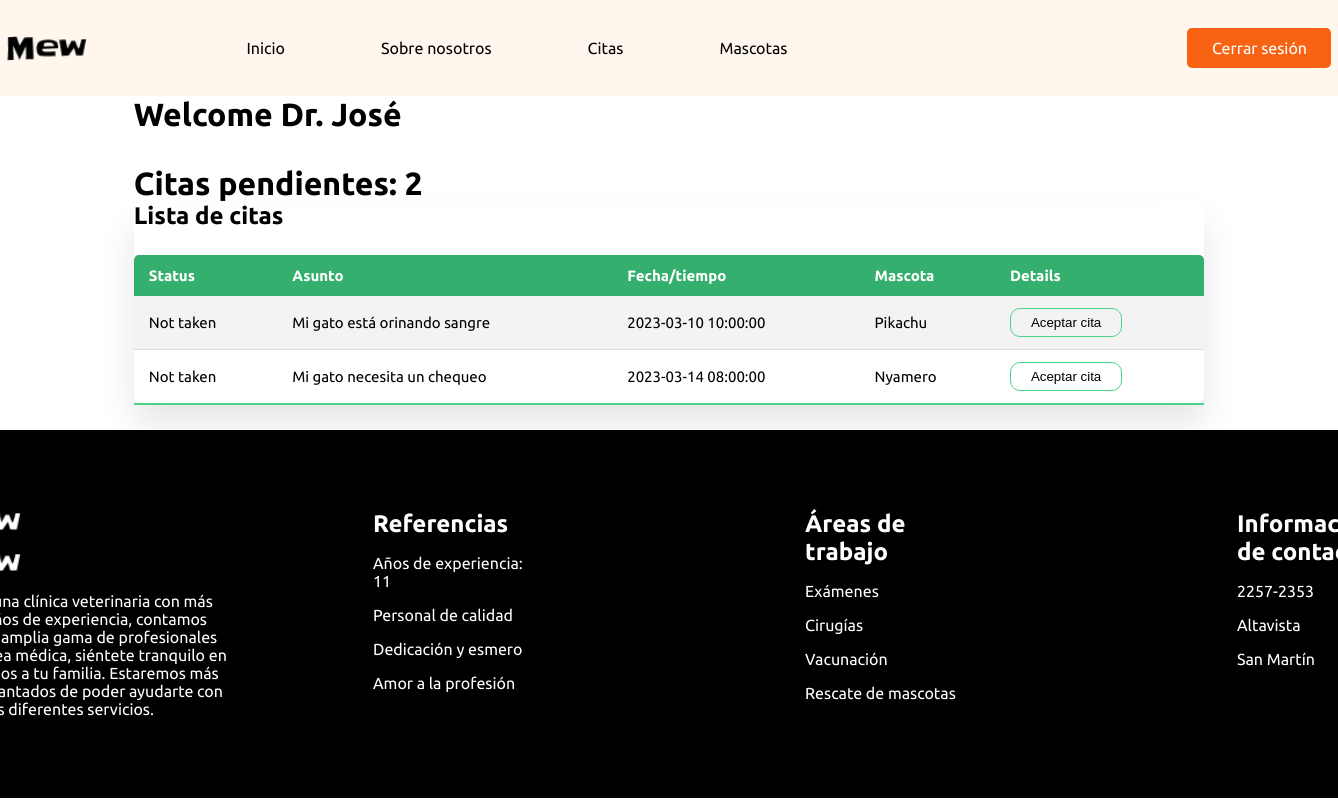
The page /veterinario/php/dashboard.php (signed in) on the database as committed earlier.
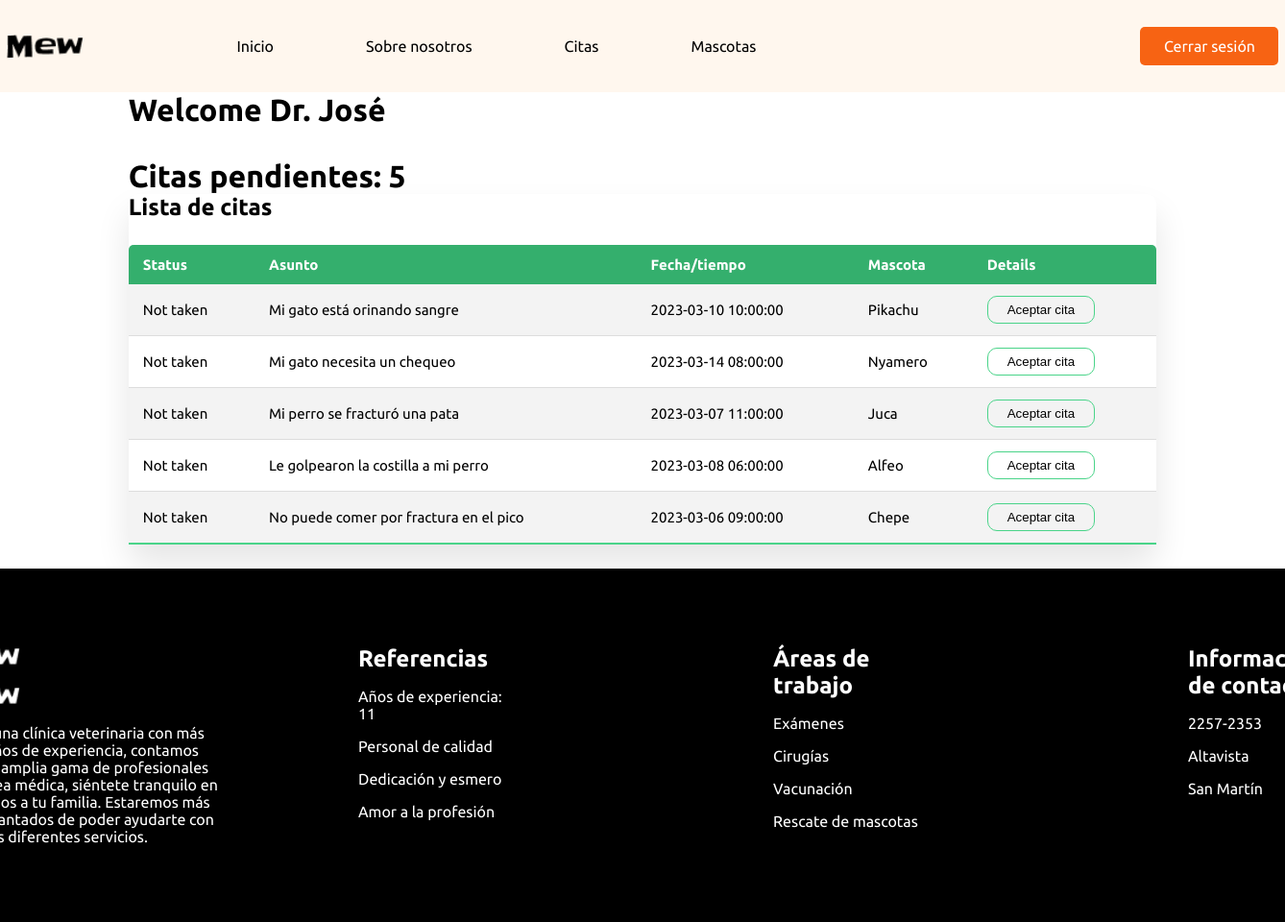
The same page on the database as committed later.
### tables this page shows
CREATE TABLE `clientemascotas` (
  `id` int NOT NULL,
  `id_mascota` int NOT NULL,
  `id_cliente` int NOT NULL
);

CREATE TABLE `citas` (
  `id_cita` int NOT NULL,
  `asunto` text NOT NULL,
  `fecha` datetime NOT NULL,
  `estado` varchar(255) NOT NULL,
  `id_cliente` int NOT NULL,
  `id_mascota` int NOT NULL
);

CREATE TABLE `mascota` (
  `id` int NOT NULL,
  `nombre` varchar(255) NOT NULL,
  `especie` varchar(255) NOT NULL,
  `raza` varchar(255) NOT NULL,
  `edad` int NOT NULL,
  `genero` varchar(15) NOT NULL
);

### veterinario/php/recibir_citas.php (called while the page is built, shortened)
<?php
$conexionBD = BD::crearInstancia();
$id_veterinario = $_SESSION['veterinario'];
$sql2 = "SELECT * FROM `veterinario` WHERE id = $id_veterinario";
$consulta2 = $conexionBD->prepare($sql2);
$consulta2->execute();
$veterinario = $consulta2->fetchAll(PDO::FETCH_ASSOC);
$sql = "SELECT * FROM `clientemascotas` INNER JOIN citas ON clientemascotas.id_mascota = citas.id_mascota INNER JOIN mascota ON mascota.id = citas.id_mascota WHERE estado = 'Not taken'";
$consulta = $conexionBD->prepare($sql);
$consulta->execute();
$clienteCitas = $consulta->fetchAll(PDO::FETCH_ASSOC);
?>

### veterinario/php/dashboard.php (the view, shortened to what this page needs)
<?php
include_once('../../user/php/templates/header.php');
include_once('recibir_citas.php');
?>
<link rel="stylesheet" href="../../user/css/styles_vista_veterinario_aceptar.css">
 <div class="cositas-veterinario">
      <div class="name-doc">
        <h1>Welcome Dr. <?php echo $veterinario[0]['nombre'] ?></h1>
      </div>
      <div class="apoimens-v">
        <h1>Citas pendientes: <?php print_r($allCitas['COUNT(*)']) ?></h1>
      </div>
    </div>
      <section class="attendance">
        <div class="attendance-list">
          <h1>Lista de citas</h1>
          <form action="dashboard.php" method="post">
            <table class="table">
              <thead>
                <tr>
                  <th>Status</th>
                  <th>Asunto</th>
                  <th>Fecha/tiempo</th>
                  <th>Mascota</th>
                  <th>Details</th>
                </tr>
              </thead>
              <tbody>
                <?php foreach ($clienteCitas as $cita) { ?>
            <tr>
              <td><?php echo $cita['estado'] ?></td>
              <td><?php echo $cita['asunto'] ?></td>
              <td><?php echo $cita['fecha'] ?></td>
              <td><?php echo $cita['nombre'] ?></td>
              <td><button type="submit" name="accion" value="agregar">Aceptar cita</button></td>
            </tr>
            <?php } ?>
            </tbody>
          </table>
          </form>
        </div>
      </section>
<?php
include_once('../../user/php/templates/footer.php');
?>

Rows that differ between the two databases and show on the page:
now on this page (row unchanged): clientemascotas: citas.estado "Not taken", citas.asunto "Mi perro se fracturó una pata", citas.fecha "2023-03-07 11:00:00", id_mascota.nombre "Juca"
added clientemascotas: citas.estado "Not taken", citas.asunto "Le golpearon la costilla a mi perro", citas.fecha "2023-03-08 06:00:00", id_mascota.nombre "Alfeo"
now on this page (row unchanged): clientemascotas: citas.estado "Not taken", citas.asunto "No puede comer por fractura en el pico", citas.fecha "2023-03-06 09:00:00", id_mascota.nombre "Chepe"
Other text that changed with them:
text no longer shown: "2"
text now shown: "5"
